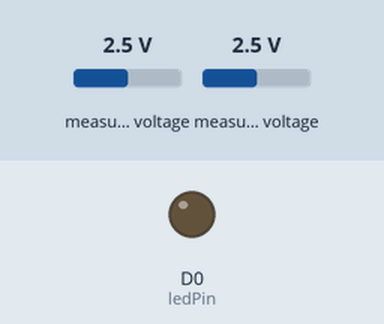
Simulated run of this sketch. Board: ESP8266 (NodeMCU). Shown: output pins drawn as LEDs (lit = HIGH). Inputs (shaded band) come from the test bench; at power-on: measured voltage 2.5 V. WiFi joins after 1.5 s; servers stay silent unless stated; network time is answered at once with the bench clock; the local clock reads 2024-03-15 10:24:30 at power-on unless the sketch sets it; what the sketch prints to the serial monitor is not drawn.

Above: at 0.1 s.
At 1.6 s:
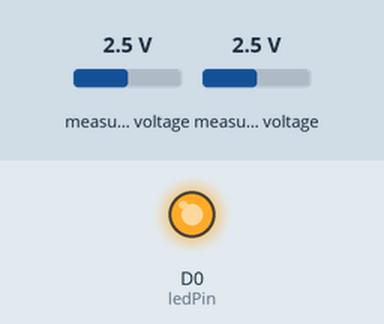
Timing chart, 0 to 3.1 s (numbered marks = the images above):
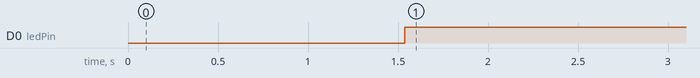

Measured:
- by itself, D0 (ledPin): LOW → HIGH at 1.5 s

The sketch:

LiquidBoardFinal.ino
```cpp
// include wifi & server libararies
#include <ESP8266WiFi.h>
#include <ESP8266WebServer.h>
#include "ThingSpeak.h"
#include <Wire.h>
// libraries for OTA
#include <ArduinoOTA.h>
// for ADC
#include <Adafruit_ADS1X15.h>

//for JSON manipulation
#include <ArduinoJson.h>

//for time functions
#include <NTPClient.h>
#include <WiFiUdp.h>

// Allocate the JSON document
//
// Inside the brackets, 200 is the RAM allocated to this document.
// Don't forget to change this value to match your requirement.
// Use arduinojson.org/v6/assistant to compute the capacity.
StaticJsonDocument<300> doc;

WiFiUDP ntpUDP;
NTPClient timeClient(ntpUDP);


WiFiClient tsclient;

// define the ThingSpeak id & api
#define CHANNEL_ID 1976934
#define CHANNEL_API_KEY "M4Q2BX7R1ZWXV6P8"

// wifi details
#ifndef STASSID
#define STASSID "SKY79BAD"
#define STAPSK  "YTDAUPSF"
#endif

// set the port for the wifi server
ESP8266WebServer server(80);

// define wifi login and MQTT
const char* ssid = STASSID;
const char* password = STAPSK;

// time variables to allow webpage requests
int period = 100;
unsigned long time_now = 0;

// define the water level value in % and minute average
//int levelpin = A0;
float level = 0.0;
float avgLevel = 0.0;

// define the turbidity value and minute average
float turbidity = 0.0;
float avgTurbidity = 0.0;

// define tubidity hi alarm
float hiTurbidity = 250.0;
bool turAlarm = false;

// set the debug flags for messages
static bool debugOn = true;

// initialise  const int called 'ledpin' to pin D0
const int ledPin = D0;

// define the hi & low alarms for level
float hiLev = 80.0;
float lowLev = 20.0;
bool levAlarm = false;

// define the alarm deadbands to prevent alarm bounce
float alarmProp = 0.01;               // 1% of instrument range
float turDB = alarmProp * 1000000.0;  // range ppm
float levDB = alarmProp * 100.0;      // 0-100%

//Adafruit_ADS1115 ads;  /* Use this for the 16-bit version */
Adafruit_ADS1015 ads;     /* Use this for the 12-bit version */

//Defines map function to return floats
float mapfloat(float x, float in_min, float in_max, float out_min, float out_max) {
  return (x - in_min) * (out_max - out_min) / (in_max - in_min) + out_min;
}

void setup() {
  // set up the alarm led pin
  pinMode(ledPin, OUTPUT);

  // try to start the serial link
  Serial.begin(115200);

  // start serial to debug values
  if (debugOn) {
    while(!Serial);
    Serial.println("COMx Available !!!");
  }

  // connect to the wifi network
  WiFi.begin(ssid, password);

  // start of OTA block commands
  ArduinoOTA.onStart([]() {
    String type;
    if (ArduinoOTA.getCommand() == U_FLASH) {
      type = "sketch";
    } else { // U_FS
      type = "filesystem";
    }
  });
  ArduinoOTA.onEnd([]() {
    if (debugOn) Serial.println("\nEnd");
  });
  ArduinoOTA.onProgress([](unsigned int progress, unsigned int total) {
    if (debugOn) Serial.printf("Progress: %u%%\r", (progress / (total / 100)));
  });
  ArduinoOTA.onError([](ota_error_t error) {
    if (debugOn) {
      Serial.printf("Error[%u]: ", error);
      if (error == OTA_AUTH_ERROR) {
        Serial.println("Auth Failed");
      } else if (error == OTA_BEGIN_ERROR) {
        Serial.println("Begin Failed");
      } else if (error == OTA_CONNECT_ERROR) {
        Serial.println("Connect Failed");
      } else if (error == OTA_RECEIVE_ERROR) {
        Serial.println("Receive Failed");
      } else if (error == OTA_END_ERROR) {
        Serial.println("End Failed");
      }
    }
  });
  ArduinoOTA.begin();
  if (debugOn) {
    Serial.println("Ready");
    Serial.print("IP address: ");
    Serial.println(WiFi.localIP());
  }
  // end of OTA block

  //wait for connection
  while (WiFi.status() != WL_CONNECTED) {
    delay(500);
    if (debugOn)Serial.print("Waiting to connect...");
  }

  // print the board IP address
  if (debugOn) {
    Serial.println("");
    Serial.print("Connected to ");
    Serial.println(ssid);
    Serial.print("IP address: ");
    Serial.println(WiFi.localIP());
  }

  // update the server details
  server.on("/", get_index);
  server.on("/api/sensors", get_json);
  server.begin();
  if (debugOn)Serial.println("Server listening");

  //Start up the ThingSpeak
  ThingSpeak.begin(tsclient);

  // The ADC input range (or gain) can be changed via the following
  // functions, but be careful never to exceed VDD +0.3V max, or to
  // exceed the upper and lower limits if you adjust the input range!
  // Setting these values incorrectly may destroy your ADC!
  //                                                                ADS1015  ADS1115
  //                                                                -------  -------
  // ads.setGain(GAIN_TWOTHIRDS);  // 2/3x gain +/- 6.144V  1 bit = 3mV      0.1875mV (default)
  ads.setGain(GAIN_ONE);        // 1x gain   +/- 4.096V  1 bit = 2mV      0.125mV
  // ads.setGain(GAIN_TWO);        // 2x gain   +/- 2.048V  1 bit = 1mV      0.0625mV
  // ads.setGain(GAIN_FOUR);       // 4x gain   +/- 1.024V  1 bit = 0.5mV    0.03125mV
  // ads.setGain(GAIN_EIGHT);      // 8x gain   +/- 0.512V  1 bit = 0.25mV   0.015625mV
  // ads.setGain(GAIN_SIXTEEN);    // 16x gain  +/- 0.256V  1 bit = 0.125mV  0.0078125mV

  if (!ads.begin()) {
    Serial.println("Failed to initialize ADS.");
    while (1);
  }

  // Add values in the document
  doc["type"] = "sensors";
  doc["time"] = 1351824120;

  JsonArray sensors = doc.createNestedArray("sensors");

  JsonObject sensors_0 = sensors.createNestedObject();
  sensors_0["type"] = "level";
  sensors_0["value"] = 0;
  sensors_0["units"] = "%";

  JsonObject sensors_1 = sensors.createNestedObject();
  sensors_1["type"] = "turbidity";
  sensors_1["value"] = 0;
  sensors_1["units"] = "ppm";

  // for timeclient
  timeClient.begin();
}

void loop() {
  // put your main code here, to run repeatedly:
  // update and write time
  // update and write time
  updateValues();

  // handle OTA and webpage requests
  handleOTA();

  // read sensor values i.e. temp & humidity etc
  readTempHumEtc();

  // check alarms
  checkAlarms();

  // update the averages
  calcAvgs();

  // write things values
  writeThingVals();
}

void get_index() {
  // print the welcome text on the index page

  String html ="<!DOCTYPE html> <html> ";
  html+= "<head><meta http-equiv='refresh' content='15'></head>";
  html+= "<body> <h1>WVP Liquid Board OTA Dashboard</h1>";
  html+= "<p> Welcome to the LIQUID dashboard</p>";
  html+= "<div> <p> <strong> The turbidity reading is: ";
  html+= turbidity;
  html+= "</strong> ppm. ";
  html+= turAlarm ? " ALARM":" NORMAL";
  html+= "</p> </div>";
  html+= "<div> <p> <strong> The level reading is: ";
  html+= level;
  html+= "</strong> % ";
  html+= levAlarm ? " ALARM":" NORMAL";
  html+= "</p> </div>";
  html+= "<div> <p> <strong> Debug Messages: ";
  html+= debugOn ? "AVAILABLE":"NOT AVAILABLE";
  html+="</body> </html>";

  server.send(200, "text/html", html);
}

void get_json() {
  // print the JSON file
  String json;

  serializeJson(doc, json);

  server.send(200, "text/json", json);
}

void readTempHumEtc() {
  // read and display the water level and tubidity from ADC channels
  int16_t adc0, adc1;
  float volts0, volts1;

  // get voltags from ADC channels 0 & 1
  adc0 = ads.readADC_SingleEnded(0);
  adc1 = ads.readADC_SingleEnded(1);

  volts0 = ads.computeVolts(adc0);
  volts1 = ads.computeVolts(adc1);

//  if (debugOn) {
//    Serial.print("Volts0: ");
//    Serial.println(volts0);
//    Serial.print("Volts1: ");
//    Serial.println(volts1);
//  };

  // the water level comes into ADC channel 1, where 0-3.3V maps to 0-100%
  // update on level calibration : 0% = 0.30 & 100% = 1.40
  level = mapfloat(volts1, 0.3, 1.4, 0, 100);
  if (level > 100) {
    level = 100.0;
  };
  if (level < 0) {
    level = 0.0;
  };

  // change this to the ADC channel 0, where 0-3.3v maps to 0-1000ppm as before
  turbidity = mapfloat(volts0, 0, 3.3, 0, 1000);

//  if (debugOn) {
//    Serial.print("Water Level: ");
//    Serial.print(level);
//    Serial.print("\t");
//    Serial.print("Turbidity: ");
//    Serial.println(turbidity);
//  };
}

void handleOTA() {
  // handle the OTA stuff
  ArduinoOTA.handle();
  // handle the incoming client requests
  server.handleClient();
}

void checkAlarms() {
  // check turbidity
  if (turbidity > hiTurbidity) {
    digitalWrite(ledPin, HIGH);
    turAlarm = true;
    // adjust alarm to prevent bounce
    hiTurbidity -= turDB;
  } else {
    digitalWrite(ledPin, LOW);
    turAlarm = false;
    // reset the alarm
    hiTurbidity += turDB;
  };
  // see if the level is in alarm
  if ((level < lowLev) || (level > hiLev)) {
    digitalWrite(ledPin, HIGH);
    levAlarm = true;
    // adjust alarms to prevent bounce
    hiLev -= levDB;
    lowLev += levDB;
  } else {
    digitalWrite(ledPin, LOW);
    levAlarm = false;
    // reset the alarms
    hiLev += levDB;
    lowLev -= levDB;
  };
}

void calcAvgs() {
  static unsigned long avgMillis = millis();

  // non-blocking average every 1 seconds i.e. 60 values
  // averaged for a minute average value
  if (millis() - avgMillis > 1000) {
    avgLevel += (level/60.0);
    avgTurbidity += (turbidity/60.0);
    avgMillis = millis();
  }
}

void writeThingVals() {
  static unsigned long writeMillis = millis();

  // non-blocking routine to only write after 60 seconds
  if (millis() - writeMillis > 60000) {
    ThingSpeak.setField(1, avgLevel);
    ThingSpeak.setField(2, avgTurbidity);
    ThingSpeak.setField(3, levAlarm);
    ThingSpeak.setField(4, turAlarm);
    ThingSpeak.writeFields(CHANNEL_ID, CHANNEL_API_KEY);
    // reset averages to zero
    avgLevel = 0.0;
    avgTurbidity = 0.0;
    writeMillis = millis();
  }
}

void updateValues() {
  //update time, values etc
  timeClient.update();
  doc["time"] = timeClient.getEpochTime();
  doc["sensors"][0]["value"] = level;
  doc["sensors"][1]["value"] = turbidity;
}
```
